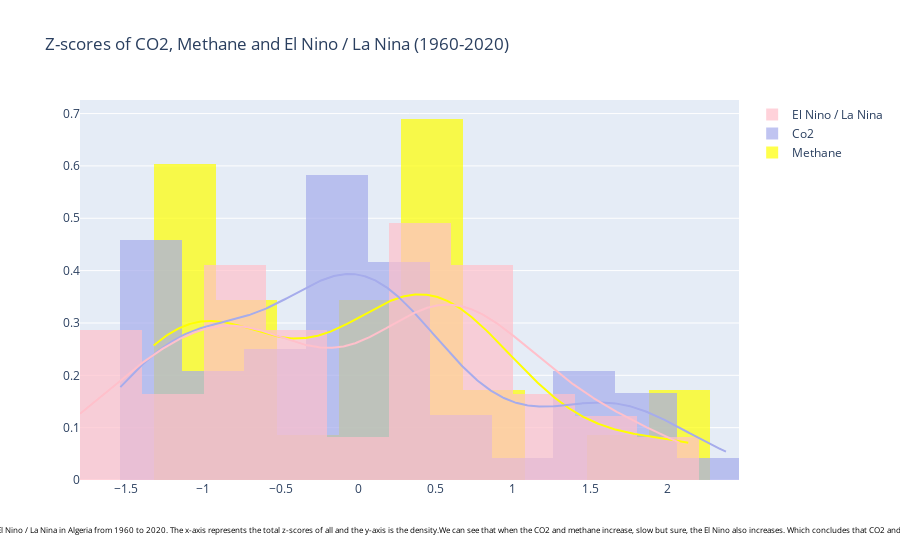

Source (notebook cell):
### Code cell
# Faye

#Albania
co2_algeria = new_co2_dataframe[
    (new_co2_dataframe['country_name'] == 'Albania') &
    (new_co2_dataframe['year'].between(1960, 2020))
]

methane_algeria = new_methane_dataframe[
    (new_methane_dataframe['Country'] == 'Albania') &
    (new_methane_dataframe['Year'].between(1960, 2020))
]

df = methane_algeria
df = df['z-score']

df1 = co2_algeria
df1 = df1['z-score']

df2 = pd.read_csv('new_elnino_lanina.csv')
df2 = df2[(df2['year'].between(1960,2020) & (df2['z-score']))]
df2 = df2['z-score']

hist_data = [df, df1, df2,  ]

group_labels = ['Methane', 'Co2', 'El Nino / La Nina']

colors = ['yellow', '#A6ACEC', 'pink']

fig = ff.create_distplot(hist_data, group_labels, bin_size=0.4, show_rug=False, colors=colors)

fig.update_layout(
    title="Z-scores of CO2, Methane and El Nino / La Nina (1960-2020)",
    annotations=[
        {
            "x": 0.5,
            "y": -0.15,
            "xref": "paper",
            "yref": "paper",
            "text": "This displot show the z-scores of Methane, CO2, and El Nino / La Nina in Algeria from 1960 to 2020. The x-axis represents the total z-scores of all and the y-axis is the density." 
            
            "We can see that when the CO2 and methane increase, slow but sure, the El Nino also increases. Which concludes that CO2 and Methane are factors for El Nino.",
            "showarrow": False,
            "font": {
                "size": 8,
                "color": "black"
            }
        }
    ]
)
fig.show()

### Figure 1 — Plotly figure (JSON) as saved in the notebook; plotly's stock layout.template omitted (floating-point values rounded to 4 significant figures; data arrays with more than 128 entries replaced by an {"elided": "..."} marker saying what was removed)
{"data": [{"autobinx": false, "histnorm": "probability density", "legendgroup": "Methane", "marker": {"color": "yellow"}, "name": "Methane", "opacity": 0.7, "type": "histogram", "x": [0.5456, 0.3419, 0.002342, 0.2061, 2.142, 2.108, 1.53, 0.8512, 0.4098, 0.6475, 0.8512, 0.6475, 0.4777, 0.6136, 0.3079, 0.274, 0.1042, -0.3372, -0.9145, -1.322, -1.288, -1.288, -1.118, -1.05, -0.9145, -0.8466, -0.8466, -0.9824, -1.152], "xaxis": "x", "xbins": {"end": 2.142, "size": 0.4, "start": -1.322}, "yaxis": "y"}, {"autobinx": false, "histnorm": "probability density", "legendgroup": "Co2", "marker": {"color": "#A6ACEC"}, "name": "Co2", "opacity": 0.7, "type": "histogram", "x": [-1.248, -1.114, -1.018, -1.217, -1.252, -1.169, -0.9721, -0.9051, -0.7002, -0.6102, -0.3498, -0.03197, 0.642, 0.4582, -0.03579, 0.09441, 0.2801, 0.6822, 1.086, 1.657, 0.395, 1.529, 1.511, 1.68, 1.781, 1.81, 1.902, 1.582, 1.521, 2.386, 0.8177, -0.1848, -1.146, -1.229, -1.224, -1.297, -1.292, -1.537, -1.37, -0.754, -0.6495, -0.6182, -0.3415, -0.1796, -0.08561, -0.2005, -0.2109, -0.143, -0.1744, -0.1013, 0.01882, 0.2277, -0.02817, 0.0136, 0.212, 0.1076, 0.03449, 0.3791, 0.3634, 0.2172], "xaxis": "x", "xbins": {"end": 2.386, "size": 0.4, "start": -1.537}, "yaxis": "y"}, {"autobinx": false, "histnorm": "probability density", "legendgroup": "El Nino / La Nina", "marker": {"color": "pink"}, "name": "El Nino / La Nina", "opacity": 0.7, "type": "histogram", "x": [0.1443, -0.3624, 0.3132, 1.073, 0.5665, 1.58, -0.5314, -0.7003, 0.8199, 0.651, -1.291, -0.9536, 1.664, -1.798, -0.9536, -1.545, 0.651, 0.5665, -0.4469, 0.3976, -0.5314, 0.4821, 1.749, -0.9536, -1.038, -0.5314, 0.9044, 1.327, -1.629, 0.1443, 0.3976, 1.327, 0.4821, 0.2287, 0.8199, -0.9536, 0.9044, 1.918, -1.46, -1.545, -0.7003, 0.4821, 0.9888, 0.2287, 0.4821, -0.7847, 0.651, -1.46, -0.7847, 1.242, -1.545, -1.038, -0.4469, -0.4469, 0.9044, 2.087, -0.7003, -0.9536, 0.651, 0.3976, -1.207], "xaxis": "x", "xbins": {"end": 2.087, "size": 0.4, "start": -1.798}, "yaxis": "y"}, {"legendgroup": "Methane", "marker": {"color": "yellow"}, "mode": "lines", "name": "Methane", "showlegend": false, "type": "scatter", "x": {"elided": "500 float values"}, "xaxis": "x", "y": {"elided": "500 float values"}, "yaxis": "y"}, {"legendgroup": "Co2", "marker": {"color": "#A6ACEC"}, "mode": "lines", "name": "Co2", "showlegend": false, "type": "scatter", "x": {"elided": "500 float values"}, "xaxis": "x", "y": {"elided": "500 float values"}, "yaxis": "y"}, {"legendgroup": "El Nino / La Nina", "marker": {"color": "pink"}, "mode": "lines", "name": "El Nino / La Nina", "showlegend": false, "type": "scatter", "x": {"elided": "500 float values"}, "xaxis": "x", "y": {"elided": "500 float values"}, "yaxis": "y"}], "layout": {"annotations": [{"font": {"color": "black", "size": 8}, "showarrow": false, "text": "This displot show the z-scores of Methane, CO2, and El Nino / La Nina in Algeria from 1960 to 2020. The x-axis represents the total z-scores of all and the y-axis is the density.We can see that when the CO2 and methane increase, slow but sure, the El Nino also increases. Which concludes that CO2 and Methane are factors for El Nino.", "x": 0.5, "xref": "paper", "y": -0.15, "yref": "paper"}], "barmode": "overlay", "hovermode": "closest", "legend": {"traceorder": "reversed"}, "title": {"text": "Z-scores of CO2, Methane and El Nino / La Nina (1960-2020)"}, "xaxis": {"anchor": "y2", "domain": [0, 1], "zeroline": false}, "yaxis": {"anchor": "free", "domain": [0, 1], "position": 0}}}
